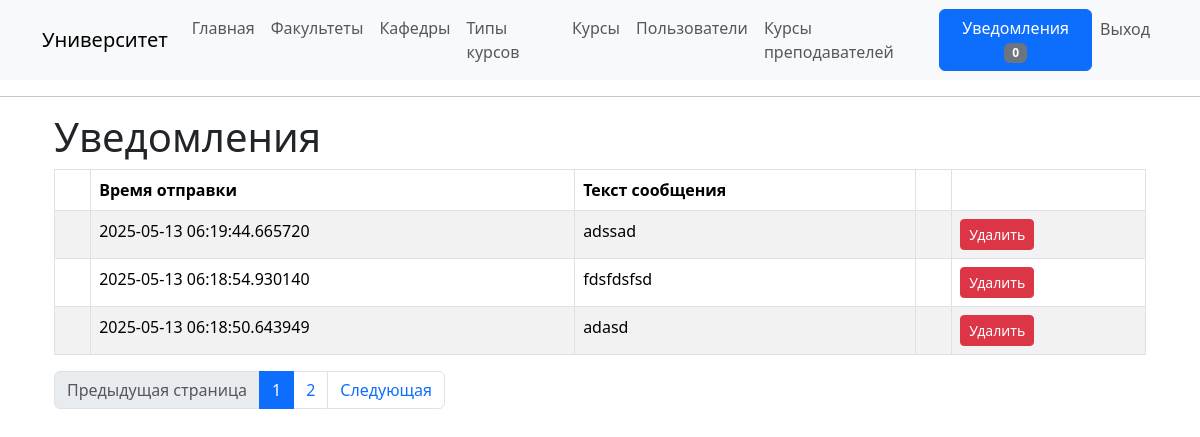
Page /notifications/1 (signed in) on the committed database.
### app/models/notification.py (models this page shows, shortened)
class Notification(db.Model):
    id: so.Mapped[int] = so.mapped_column(primary_key=True)
    message: so.Mapped[str] = so.mapped_column(
        sa.String(256), index=True, unique=True)
    user_id: so.Mapped[int] = so.mapped_column(
        sa.ForeignKey('user.id', ondelete='CASCADE'), index=True)
    user: so.Mapped['User'] = so.relationship(
        back_populates='notifications')
    has_read: so.Mapped[bool] = so.mapped_column(sa.Boolean)
    time_sent: so.Mapped[datetime] = so.mapped_column(index=True, default=lambda: datetime.now(timezone.utc))

### app/routes/notification_routes.py (the view)
@app.route('/notifications/<user_id>')
@login_required
def notifications(user_id):
    page = request.args.get('page', 1, type=int)
    notifications = user_service.get_notifications(page, only_new=False, user=current_user)
    return render_template('notifications/notifications.html', title='Уведомления', notifications=notifications)

### app/routes/__init__.py (called while the page is built)
@login.user_loader
def load_user(id):
  return user_service.get_by_id(id)

### app/services/user_service.py (called while the page is built)
def get_by_id(id: int):
    try:
        res = db.session.get(User, id)
        if res is None:
            raise ValueError(f'Пользователь с id = {id} не существует')
        return res
    except ValueError as e:
        db.session.rollback()
        app.logger.error(e)
        raise
    except Exception as e:
        db.session.rollback()
        app.logger.error(e)
        raise Exception('Неизвестная ошибка')

def get_notifications(page: int, only_new, user: User):
    try:
        query = user.notifications.select()
        if only_new:
            query = query.where(Notification.has_read == False)
        query = query.order_by(sa.asc(Notification.has_read), sa.desc(Notification.time_sent))
        return db.paginate(query, page=page, per_page=app.config['NOTIFICATIONS_PER_PAGE'], error_out=False)
    except Exception as e:
        db.session.rollback()
        app.logger.error(e)
        raise Exception('Неизвестная ошибка')

### app/templates/notifications/notifications.html (shortened to what this page needs)
{% extends "base.html" %}
{% block content %}
    <div class="container">
        <h1>Уведомления</h1>
        <table id="notifications-table" class="table table-striped table-bordered" style="width:100%">
            <thead>
                <tr>
                    <th> </th>
                    <th> Время отправки </th>
                    <th> Текст сообщения </th>
                    <th></th>
                    <th></th>
                </tr>
            </thead>
            <tbody>
                {% for notification in notifications %}
                    <tr id="notification-{{ notification.id }}">
                        <td></td>
                        <td class="text-wrap">{{notification.time_sent}}</td>
                        <td class="text-wrap">{{notification.message}}</td>
                        <td>
                        </td>
                        <td>
                            <button class="btn btn-danger btn-sm delete-btn"
                                    data-item-id="{{ notification.id }}">
                                Удалить
                            </button>
                        </td>
                    </tr>
                {% endfor %}
            </tbody>
        </table>
        <ul class="pagination">
            {% if notifications.has_prev %}
             <li class="page-item"><a class="page-link" href="{{ url_for('notifications', page=notifications.prev_num, user_id=current_user.id) }}">Предыдущая страница</a></li>
            {% else %}
             <li class="page-item disabled"><span class="page-link">Предыдущая страница</span>
            {% endif %}
             </li>
            {% for page in notifications.iter_pages(left_edge=2, right_edge=2, left_current=1, right_current=1) %}
            {% if page == notifications.page %}
             <li class="page-item active"><a class="page-link" href="{{ url_for('notifications', page=page, user_id=current_user.id) }}">{{ page }}</a></li>
            {% elif page %}
             <li class="page-item"><a class="page-link" href="{{ url_for('notifications', page=page, user_id=current_user.id) }}">{{ page }}</a></li>
            {% else %}
             <li class="page-item disabled" id="example_ellipsis"><a href="#" class="page-link">…</a></li>
            {% endif %}
            {% endfor %}
            {% if notifications.has_next %}
             <li class="page-item"><a class="page-link" href="{{ url_for('notifications', page=notifications.next_num, user_id=current_user.id) }}">Следующая</a></li>
            {% else %}
             <li class="page-item disabled"><span class="page-link">Следующая</span>
            {% endif %}
        </ul>
    </div>
{% endblock %}

### rows in the picture
Notification: time_sent "2025-05-13 06:19:44.665720", message "adssad"
Notification: time_sent "2025-05-13 06:18:54.930140", message "fdsfdsfsd"
Notification: time_sent "2025-05-13 06:18:50.643949", message "adasd"

### other values in the picture
{{ page }} "1"
{{ page }} "2"
